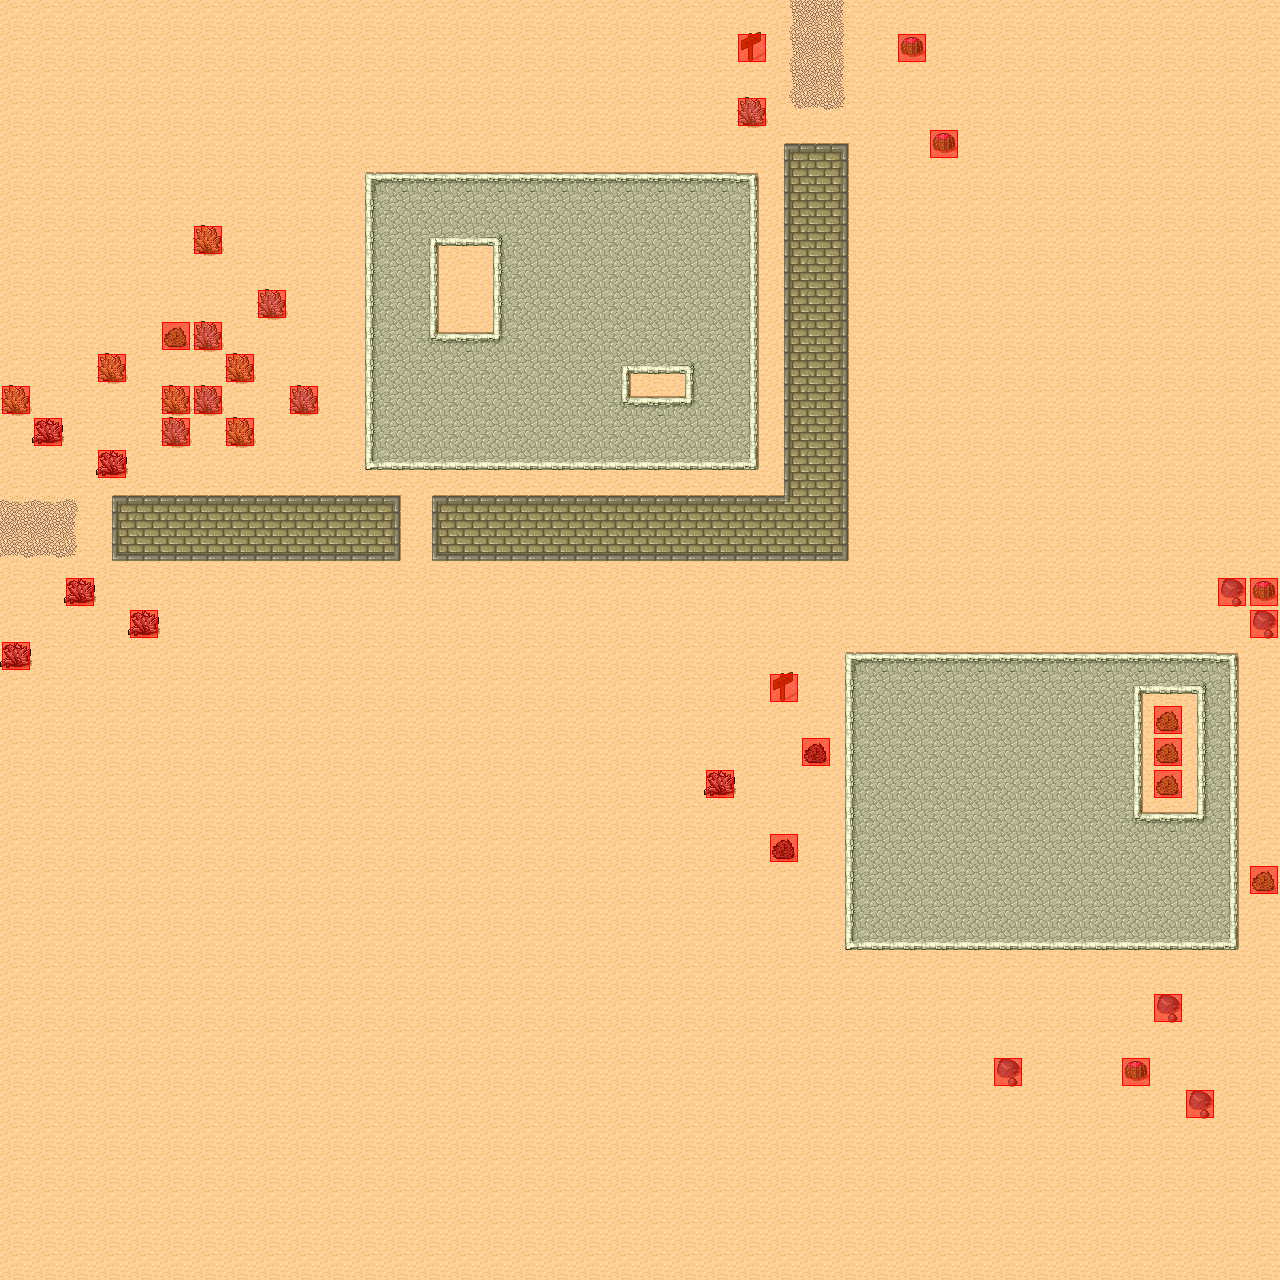

A 2D game scene composited from a Tiled map and its tileset images. What follows is a short description and the map's XML, with each tile layer's data collapsed to a summary:
An orthogonal 40x40 tile map with 32x32 px tiles, 3 tile layers (Ground, Fringe, Collision), 2 tilesets and 1 object (SCRIPT).

<map version="1.0" orientation="orthogonal" width="40" height="40" tilewidth="32" tileheight="32">
 <tileset firstgid="1" name="Desert" tilewidth="32" tileheight="32" spacing="1" margin="1">
  <image source="../tilesets/tmw_desert_spacing.png" width="265" height="199" />
 </tileset>
 <tileset firstgid="49" name="Collision" tilewidth="32" tileheight="32">
  <image source="../tilesets/collision.png" width="64" height="32" />
 </tileset>
 <layer name="Ground" width="40" height="40">
  <data>[1600 cells, 1600 non-empty, 40 distinct tile ids]</data>
 </layer>
 <layer name="Fringe" width="40" height="40">
  <data>[1600 cells, 0 non-empty, 0 distinct tile ids]</data>
 </layer>
 <layer name="Collision" width="40" height="40">
  <data>[1600 cells, 36 non-empty, 1 distinct tile ids]</data>
 </layer>
 <objectgroup name="Objects" width="40" height="40">
  <object name="Main script" type="SCRIPT" x="16" y="25" width="167" height="10">
   <properties>
    <property name="FILENAME" value="scripts/maps/desert.lua" />
   </properties>
  </object>
 </objectgroup>
</map>
